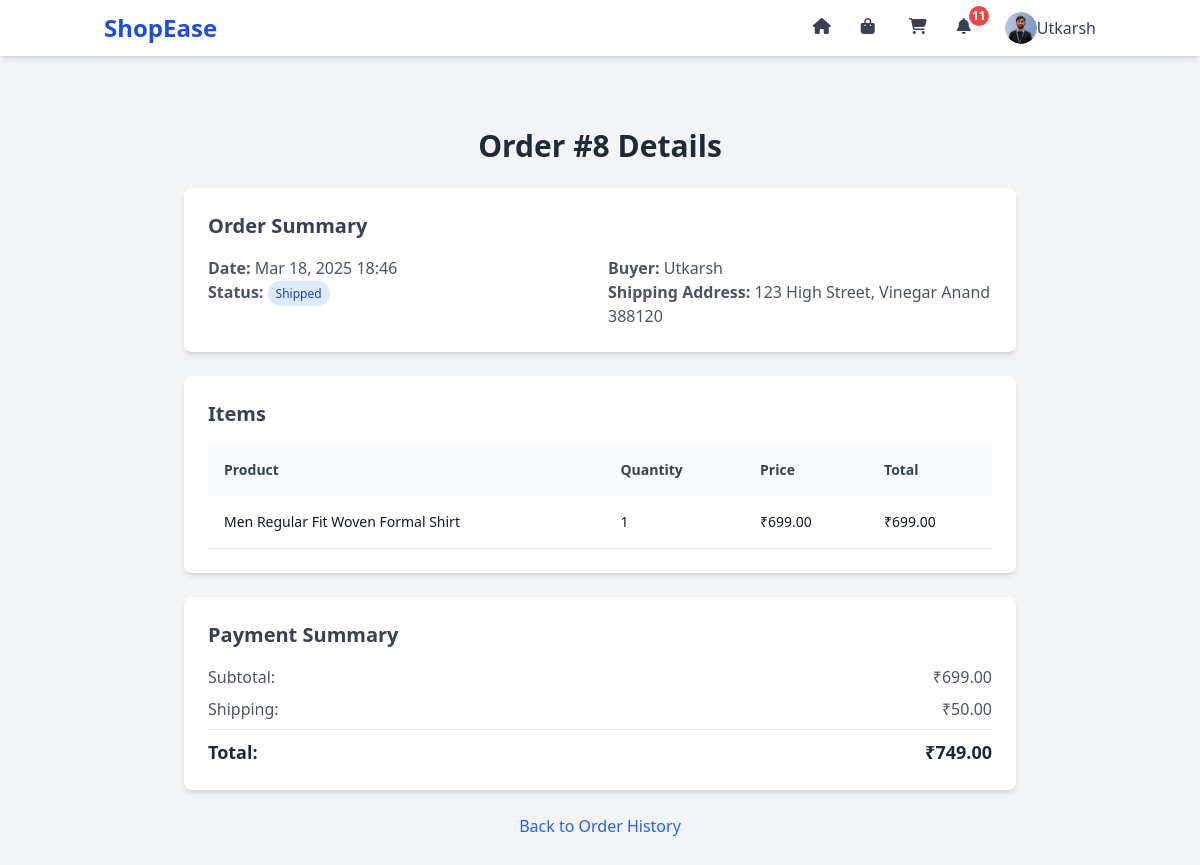
/order/8/ (signed in), run on an earlier commit of the app's database.
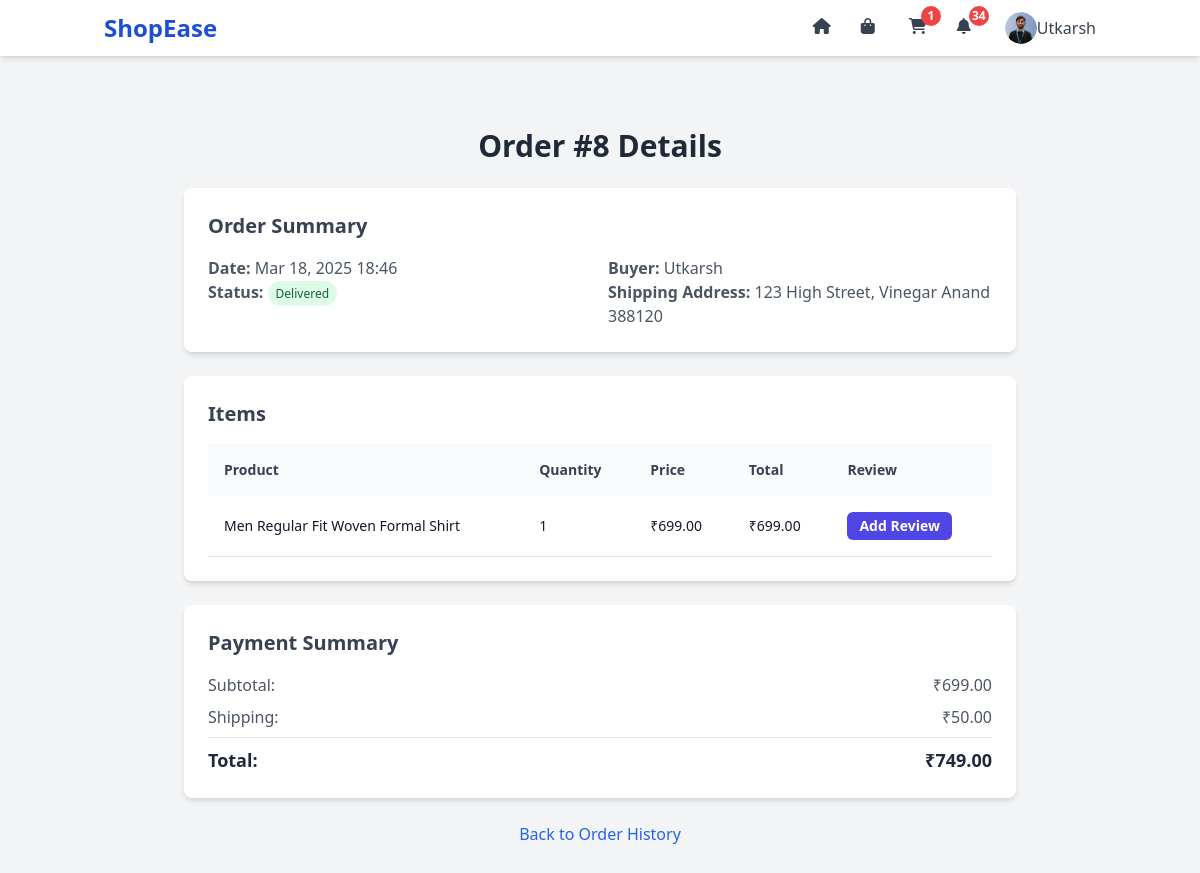
And on a later commit of the database.
### core/models.py (models this page shows, shortened)
class Order(models.Model):
    STATUS_CHOICES = (
        ('pending', 'Pending'),
        ('shipped', 'Shipped'),
        ('delivered', 'Delivered'),
        ('cancelled', 'Cancelled'),
    )
    user = models.ForeignKey(
        settings.AUTH_USER_MODEL,
        on_delete=models.CASCADE,
        limit_choices_to={'role': 'buyer'}  # Restrict to buyers
    )
    created_at = models.DateTimeField(auto_now_add=True)
    status = models.CharField(max_length=20, choices=STATUS_CHOICES, default='pending')
    shipping_address = models.TextField()
    total_amount = models.DecimalField(max_digits=10, decimal_places=2, default=0.00)
    payment_method = models.CharField(max_length=50, default='Cash on Delivery')  # Added

class User(AbstractUser):
    ROLE_CHOICES = (
        ('admin', 'Admin'),
        ('seller', 'Seller'),
        ('buyer', 'Buyer'),
    )
    role = models.CharField(max_length=10, choices=ROLE_CHOICES, default='buyer')
    address = models.TextField(blank=True, null=True)
    profile_picture = models.ImageField(upload_to='profiles/', blank=True, null=True)
    full_name = models.CharField(max_length=255, blank=True, null=True)
    phone_number = models.CharField(max_length=15, blank=True, null=True)
    alternate_email = models.EmailField(blank=True, null=True)
    email = models.EmailField(unique=True, blank=False, null=False)

class OrderItem(models.Model):
    order = models.ForeignKey(Order, on_delete=models.CASCADE, related_name='items')
    product = models.ForeignKey(Product, on_delete=models.CASCADE)
    quantity = models.PositiveIntegerField(default=1)
    price = models.DecimalField(max_digits=10, decimal_places=2)

class Product(models.Model):
    seller = models.ForeignKey(
        settings.AUTH_USER_MODEL,
        on_delete=models.CASCADE,
        limit_choices_to={'role': 'seller'}  # Restrict to sellers only
    )
    name = models.CharField(max_length=200)
    description = models.TextField(blank=True)  # Made blank=True as in first version
    price = models.DecimalField(max_digits=10, decimal_places=2)
    stock = models.PositiveIntegerField(default=0)  # Default to 0 as in first version
    category = models.ForeignKey(Category, on_delete=models.SET_NULL, null=True)  # SET_NULL from first version
    image = models.ImageField(upload_to='products/', blank=True, null=True)
    created_at = models.DateTimeField(auto_now_add=True)  # Added from first version
    is_featured = models.BooleanField(default=False)

### core/views.py (the view)
# urls.py: path('order/<int:order_id>/', views.order_detail, name='order_detail'),
@login_required
def order_detail(request, order_id):
    order = get_object_or_404(Order, id=order_id)
    if request.user.role == 'buyer' and order.user != request.user:
        messages.error(request, 'You can only view your own orders.')
        return redirect('order_history')
    elif request.user.role == 'seller' and not order.items.filter(product__seller=request.user).exists():
        messages.error(request, 'You can only view orders containing your products.')
        return redirect('seller_dashboard')
    elif request.user.role not in ['buyer', 'seller']:
        messages.error(request, 'Unauthorized access.')
        return redirect('home')
    order_items = order.items.all()
    items_with_details = [
        {
            'item': item,
            'total': item.quantity * item.price,
            'has_reviewed': item.product.review_set.filter(user=request.user).exists() if request.user.role == 'buyer' else False
        }
        for item in order_items
    ]
    subtotal = sum(item['total'] for item in items_with_details)
    shipping = 50 if subtotal > 0 else 0
    total = subtotal + shipping
    context = {
        'order': order,
        'order_items': items_with_details,
        'subtotal': subtotal,
        'shipping': shipping,
        'total': total,
    }
    return render(request, 'order_detail.html', context)

### core/context_processors.py (called while the page is built)
def unread_notifications(request):
    if request.user.is_authenticated:
        return {
            'unread_notifications': Notification.objects.filter(user=request.user, is_read=False).count()
        }
    return {'unread_notifications': 0}

### templates/order_detail.html (shortened to what the changed rows need)
{% extends 'base.html' %}
{% block content %}
    <div class="py-12 max-w-4xl mx-auto px-4 sm:px-6 lg:px-8">
        <h1 class="text-3xl font-bold text-gray-800 mb-6 text-center">Order #{{ order.id }} Details</h1>
        <div class="bg-white rounded-lg shadow-md p-6 mb-6">
            <h2 class="text-xl font-semibold text-gray-700 mb-4">Order Summary</h2>
            <div class="grid grid-cols-1 sm:grid-cols-2 gap-4">
                <div>
                    <p class="text-gray-600"><strong>Date:</strong> {{ order.created_at|date:"M d, Y H:i" }}</p>
                    <p class="text-gray-600"><strong>Status:</strong>
                        <span class="px-2 py-1 rounded-full text-xs {% if order.status == 'pending' %}bg-yellow-100 text-yellow-800{% elif order.status == 'shipped' %}bg-blue-100 text-blue-800{% elif order.status == 'delivered' %}bg-green-100 text-green-800{% else %}bg-red-100 text-red-800{% endif %}">
                            {{ order.status|capfirst }}
                        </span>
                    </p>
                </div>
                <div>
                    <p class="text-gray-600"><strong>Buyer:</strong> {{ order.user.username }}</p>
                    <p class="text-gray-600"><strong>Shipping Address:</strong> {{ order.shipping_address }}</p>
                </div>
            </div>
        </div>
<div class="bg-white rounded-lg shadow-md p-6 mb-6">
    <h2 class="text-xl font-semibold text-gray-700 mb-4">Items</h2>
    <div class="overflow-x-auto">
        <table class="w-full text-left text-sm">
            <thead class="bg-gray-50">
                <tr>
                    <th class="p-4 font-semibold text-gray-700">Product</th>
                    <th class="p-4 font-semibold text-gray-700">Quantity</th>
                    <th class="p-4 font-semibold text-gray-700">Price</th>
                    <th class="p-4 font-semibold text-gray-700">Total</th>
                    {% if request.user.role == 'buyer' and order.status == 'delivered' %}
                        <th class="p-4 font-semibold text-gray-700">Review</th>
                    {% endif %}
                </tr>
            </thead>
            <tbody>
                {% for entry in order_items %}
                    <tr class="border-b hover:bg-gray-50 transition-colors">
                        <td class="p-4">{{ entry.item.product.name }}</td>
                        <td class="p-4">{{ entry.item.quantity }}</td>
                        <td class="p-4">₹{{ entry.item.price|floatformat:2 }}</td>
                        <td class="p-4">₹{{ entry.total|floatformat:2 }}</td>
                        {% if request.user.role == 'buyer' and order.status == 'delivered' %}
                            <td class="p-4">
                                {% if entry.has_reviewed %}
                                    <span class="text-green-600 font-semibold">Reviewed</span>
                                {% else %}
                                    <a href="{% url 'add_review' entry.item.product.id %}?order_id={{ order.id }}"
                                       class="inline-block bg-indigo-600 text-white px-3 py-1 rounded-md hover:bg-indigo-700 transition text-sm font-semibold">
                                       Add Review
                                    </a>
                                {% endif %}
                            </td>
                        {% endif %}
                    </tr>
                {% endfor %}
            </tbody>
        </table>
    </div>
</div>
        <div class="bg-white rounded-lg shadow-md p-6">
            <h2 class="text-xl font-semibold text-gray-700 mb-4">Payment Summary</h2>
            <div class="space-y-2">
            </div>
        </div>
        <div class="mt-6 text-center">
            {% if request.user.role == 'buyer' %}
                <a href="{% url 'order_history' %}" class="text-blue-600 hover:underline">Back to Order History</a>
            {% elif request.user.role == 'seller' %}
                <a href="{% url 'seller_dashboard' %}" class="text-blue-600 hover:underline">Back to Dashboard</a>
            {% endif %}
        </div>
    </div>
{% endblock %}

### templates/base.html (shortened to what this page needs)
{% load static %}
<!DOCTYPE html>
<html lang="en">
<head>
    <script src="https://cdn.tailwindcss.com"></script>
    <link rel="stylesheet" href="{% static 'css/style.css' %}">
</head>
<body class="font-sans bg-gray-100 text-gray-900">
    <nav class="bg-white shadow-md fixed top-0 left-0 w-full z-50">
        <div class="container mx-auto px-4 py-3 flex items-center justify-between">
            <a href="{% url 'home' %}" class="text-2xl font-bold text-blue-700">ShopEase</a>
            <div class="hidden md:flex items-center space-x-6">
                <a href="{% url 'home' %}" class="text-gray-700 hover:text-blue-700" title="Home">
                    <i class="fas fa-home w-6 h-6"></i>
                </a>
                <a href="{% url 'product_list' %}" class="text-gray-700 hover:text-blue-700" title="Products">
                    <i class="fas fa-shopping-bag w-6 h-6"></i>
                </a>
                {% if user.is_authenticated %}
                    {% if user.role == 'buyer' %}
                        <a href="{% url 'view_cart' %}" class="relative text-gray-700 hover:text-blue-700" title="Cart">
                            <i class="fas fa-shopping-cart w-6 h-6"></i>
                            {% with cart_items_count=user.cart.items.count %}
                                {% if cart_items_count > 0 %}
                                    <span class="absolute -top-2 -right-2 bg-red-500 text-white text-xs font-bold rounded-full h-5 w-5 flex items-center justify-center">{{ cart_items_count }}</span>
                                {% endif %}
                            {% endwith %}
                        </a>
                        <a href="{% url 'notifications' %}" class="relative text-gray-700 hover:text-blue-700" title="Notifications">
                            <i class="fas fa-bell w-6 h-6"></i>
                            {% if unread_notifications > 0 %}
                                <span class="absolute -top-2 -right-2 bg-red-500 text-white text-xs font-bold rounded-full h-5 w-5 flex items-center justify-center">{{ unread_notifications }}</span>
                            {% endif %}
                        </a>
                        <div class="relative flex items-center space-x-2">
                            <button id="dropdown-toggle" class="flex items-center text-gray-700 hover:text-blue-700 focus:outline-none">
                                {% if user.profile_picture %}
                                    <img src="{{ user.profile_picture.url }}" alt="Profile" class="w-8 h-8 rounded-full object-cover">
                                {% else %}
                                    <i class="fas fa-user w-6 h-6"></i>
                                {% endif %}
                                <span class="text-gray-700 font-medium">{{ user.username }}</span>
                            </button>
                        </div>
                    {% endif %}
                {% endif %}
            </div>
        </div>
    </nav>
    <div class="container mx-auto mt-20 px-4">
        {% block content %}{% endblock %}
    </div>
</body>
</html>

What changed in the data, as far as the page shows it:
changed Order "123 High Street, Vinegar Anand 388120": status "Shipped" → "Delivered"
shown differently, row unchanged: OrderItem "Men Regular Fit Woven Formal Shirt": now shows "Add Review"
Also different on the page:
{{ cart_items_count }}: (not shown) → "1"
{{ unread_notifications }}: "11" → "34"
text now shown: "Review"
